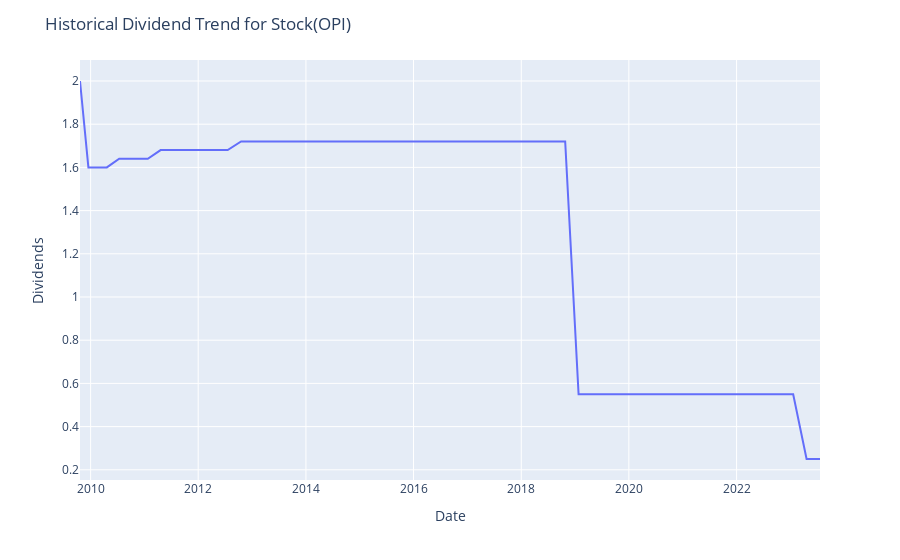

The cell this chart's notebook holds for it:
### Markdown cell above
# Data Visualization
The transformed dividend data is visualized using a line and bar charts created with the `plotly express` library. 

>`Chart 1 - Historical Dividend Trend`
>
> - This chart illustrates the trends and patterns in the dividend payments over the years for the specified stock. 

>`Chart 2 - Yearly Dividends per Share`
>
> - This bar chart showcases the yearly dividends per share for the specified stock. Analyzing this chart can provide a clear picture of the annual dividends per share, helping to understand the company's yearly distribution policy and its ability to return value to shareholders.

>`Chart 3 - Number of Dividend Payouts Per Year`
>
> - This bar chart displays the number of times dividends were paid out each year for the specified stock. Analyzing this chart can provide insights into the frequency of dividend payouts by the company each year, which can be an important factor for investors who rely on regular income from their investments.

>`Chart 4 - Number of Institutions Holding Shares`
>
> - This bar chart displays the number of institutions that hold shares of the specified stock. Analyzing this chart can provide insights into the institutional ownership of the stock, which can be an important factor for investors as high institutional ownership often indicates strong market confidence in the company.

### Code cell
# plot the history data using plotly express as a line chart 
fig = px.line(data, x='Date', y='Dividends')
fig.update_layout(title=f'Historical Dividend Trend for Stock({ticker})')
fig.show()

### Figure 1 — Plotly figure (JSON) as saved in the notebook; plotly's stock layout.template omitted (floating-point values rounded to 4 significant figures)
{"data": [{"hovertemplate": "Date=%{x}<br>Dividends=%{y}<extra></extra>", "legendgroup": "", "line": {"color": "#636efa", "dash": "solid"}, "marker": {"symbol": "circle"}, "mode": "lines", "name": "", "orientation": "v", "showlegend": false, "type": "scatter", "x": ["2009-10-21T00:00:00", "2009-12-17T00:00:00", "2010-04-21T00:00:00", "2010-07-14T00:00:00", "2010-10-25T00:00:00", "2011-01-24T00:00:00", "2011-04-21T00:00:00", "2011-07-07T00:00:00", "2011-10-25T00:00:00", "2012-01-24T00:00:00", "2012-04-24T00:00:00", "2012-07-19T00:00:00", "2012-10-18T00:00:00", "2013-01-23T00:00:00", "2013-04-24T00:00:00", "2013-07-24T00:00:00", "2013-10-23T00:00:00", "2014-01-09T00:00:00", "2014-04-23T00:00:00", "2014-07-23T00:00:00", "2014-10-22T00:00:00", "2015-01-21T00:00:00", "2015-04-22T00:00:00", "2015-07-22T00:00:00", "2015-10-21T00:00:00", "2016-01-20T00:00:00", "2016-04-21T00:00:00", "2016-07-20T00:00:00", "2016-10-19T00:00:00", "2017-01-19T00:00:00", "2017-04-19T00:00:00", "2017-07-20T00:00:00", "2017-10-20T00:00:00", "2018-01-26T00:00:00", "2018-04-27T00:00:00", "2018-07-27T00:00:00", "2018-10-26T00:00:00", "2019-01-25T00:00:00", "2019-04-26T00:00:00", "2019-07-26T00:00:00", "2019-10-25T00:00:00", "2020-01-24T00:00:00", "2020-04-09T00:00:00", "2020-07-24T00:00:00", "2020-10-23T00:00:00", "2021-01-22T00:00:00", "2021-04-23T00:00:00", "2021-07-23T00:00:00", "2021-10-22T00:00:00", "2022-01-21T00:00:00", "2022-04-22T00:00:00", "2022-07-22T00:00:00", "2022-10-21T00:00:00", "2023-01-20T00:00:00", "2023-04-21T00:00:00", "2023-07-21T00:00:00"], "xaxis": "x", "y": [2, 1.6, 1.6, 1.64, 1.64, 1.64, 1.68, 1.68, 1.68, 1.68, 1.68, 1.68, 1.72, 1.72, 1.72, 1.72, 1.72, 1.72, 1.72, 1.72, 1.72, 1.72, 1.72, 1.72, 1.72, 1.72, 1.72, 1.72, 1.72, 1.72, 1.72, 1.72, 1.72, 1.72, 1.72, 1.72, 1.72, 0.55, 0.55, 0.55, 0.55, 0.55, 0.55, 0.55, 0.55, 0.55, 0.55, 0.55, 0.55, 0.55, 0.55, 0.55, 0.55, 0.55, 0.25, 0.25], "yaxis": "y"}], "layout": {"legend": {"tracegroupgap": 0}, "margin": {"t": 60}, "title": {"text": "Historical Dividend Trend for Stock(OPI)"}, "xaxis": {"anchor": "y", "domain": [0, 1], "title": {"text": "Date"}}, "yaxis": {"anchor": "x", "domain": [0, 1], "title": {"text": "Dividends"}}}}
